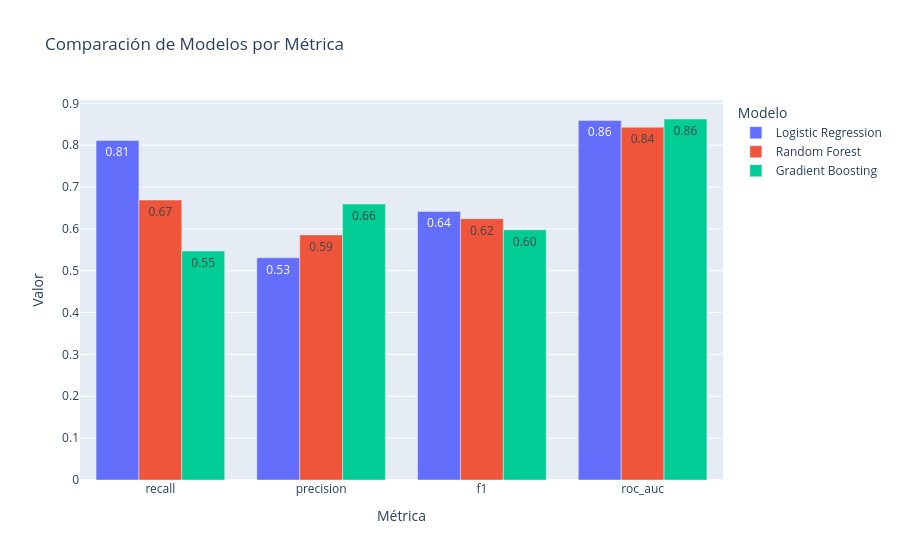

The notebook cell saved with this chart:
### Markdown cell above
### Resultado: transformación a formato largo

Se convirtió la tabla comparativa de formato ancho (4 filas × 3 columnas) a formato
largo (12 filas × 3 columnas) usando `.melt()`, donde cada fila representa una
combinación única de métrica + modelo + valor — el formato que requiere Plotly para
graficar barras agrupadas.

### Code cell
from plotly import express as px

fig = px.bar(
    comparacion_larga,
    x='Métrica',
    y='Valor',
    color='Modelo',
    barmode='group',
    title='Comparación de Modelos por Métrica',
    text_auto='.2f'
)
fig.show()

### Figure 1 — Plotly figure (JSON) as saved in the notebook; plotly's stock layout.template omitted (floating-point values rounded to 4 significant figures)
{"data": [{"alignmentgroup": "True", "hovertemplate": "Modelo=Logistic Regression<br>Métrica=%{x}<br>Valor=%{y}<extra></extra>", "legendgroup": "Logistic Regression", "marker": {"color": "#636efa", "pattern": {"shape": ""}}, "name": "Logistic Regression", "offsetgroup": "Logistic Regression", "orientation": "v", "showlegend": true, "textposition": "auto", "texttemplate": "%{y:.2f}", "type": "bar", "x": ["recall", "precision", "f1", "roc_auc"], "xaxis": "x", "y": [0.8114, 0.531, 0.6417, 0.859], "yaxis": "y"}, {"alignmentgroup": "True", "hovertemplate": "Modelo=Random Forest<br>Métrica=%{x}<br>Valor=%{y}<extra></extra>", "legendgroup": "Random Forest", "marker": {"color": "#EF553B", "pattern": {"shape": ""}}, "name": "Random Forest", "offsetgroup": "Random Forest", "orientation": "v", "showlegend": true, "textposition": "auto", "texttemplate": "%{y:.2f}", "type": "bar", "x": ["recall", "precision", "f1", "roc_auc"], "xaxis": "x", "y": [0.6689, 0.5857, 0.6245, 0.843], "yaxis": "y"}, {"alignmentgroup": "True", "hovertemplate": "Modelo=Gradient Boosting<br>Métrica=%{x}<br>Valor=%{y}<extra></extra>", "legendgroup": "Gradient Boosting", "marker": {"color": "#00cc96", "pattern": {"shape": ""}}, "name": "Gradient Boosting", "offsetgroup": "Gradient Boosting", "orientation": "v", "showlegend": true, "textposition": "auto", "texttemplate": "%{y:.2f}", "type": "bar", "x": ["recall", "precision", "f1", "roc_auc"], "xaxis": "x", "y": [0.5472, 0.6593, 0.5977, 0.8625], "yaxis": "y"}], "layout": {"barmode": "group", "legend": {"title": {"text": "Modelo"}, "tracegroupgap": 0}, "title": {"text": "Comparación de Modelos por Métrica"}, "xaxis": {"anchor": "y", "domain": [0, 1], "title": {"text": "Métrica"}}, "yaxis": {"anchor": "x", "domain": [0, 1], "title": {"text": "Valor"}}}}
